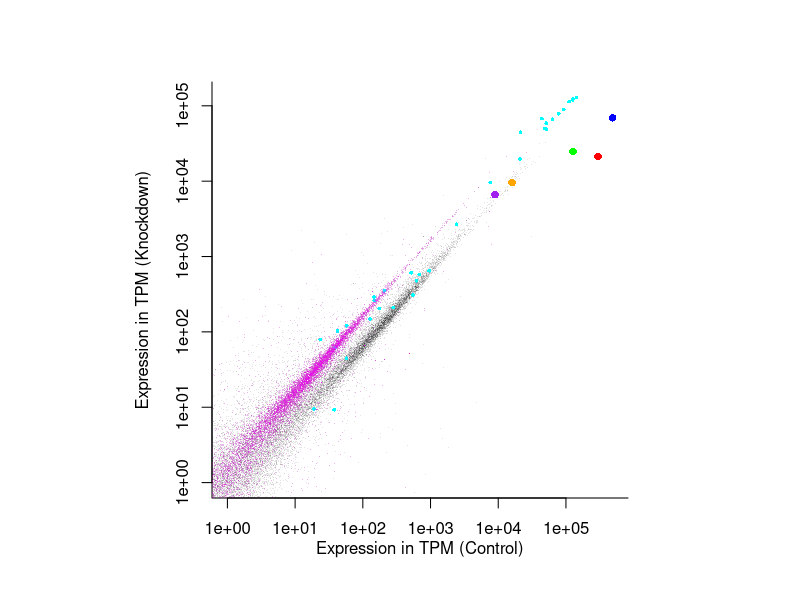

Recreate this plot in R.
## fig1g ###

# load fig1g data, n=3 biological replicates
x=read.csv("./fig1g.csv",row.name=1)

# filter out genes never expressed in any sample
x <- x[apply(x,1,max) > 0,]

# specific genes
DsRed=grep('DsRed',rownames(x))
Cas13=grep('RfxCas13d',rownames(x))
BFP=grep('TagBFP',rownames(x))
mito=grep('^MT-',rownames(x))
mouse=grep('mouse',rownames(x))
gapdh=which(rownames(x) == 'GAPDH')
actb=which(rownames(x) == 'ACTB')
hn=which(rownames(x) == 'HNRNPA2B1')
cd=which(rownames(x) == 'CD99')
b4=which(rownames(x) == 'B4GALNT1')

# normalize by mouse spike in

for (i in 1:(ncol(x)-1)){
  x[,i] = x[,i]/ sum(x[mouse,i])*1e6 
}

# average over replicates
KDg3  <- apply(x[,1:3],1,mean) # DsRed KD
NTg11 <- apply(x[,4:6],1,mean) # Control


pdf("fig1g.pdf",width=4,height=4)
par(pty="s")

ctrl=NTg11
knockdown=KDg3

plot(ctrl,knockdown,cex=0.1,pch=16,xlim=c(1,max(ctrl)),ylim=c(1,max(knockdown)),log='xy',bty='l',col=rgb(0,0,0,0.1),xlab='Expression in TPM (Control)\n',ylab='\nExpression in TPM (Knockdown)',main='')

points(ctrl[mito],knockdown[mito],pch=16,col='cyan',cex=0.5)
points(ctrl[mouse],knockdown[mouse],pch=16,col=rgb(1,0,1,0.2),cex=0.1)
points(ctrl[DsRed],knockdown[DsRed],pch=16,col='red')
points(ctrl[Cas13],knockdown[Cas13],pch=16,col='green')
points(ctrl[BFP],knockdown[BFP],pch=16,col='blue')
points(ctrl[gapdh],knockdown[gapdh],pch=16,col='orange')
points(ctrl[actb],knockdown[actb],pch=16,col='purple')

dev.off()


